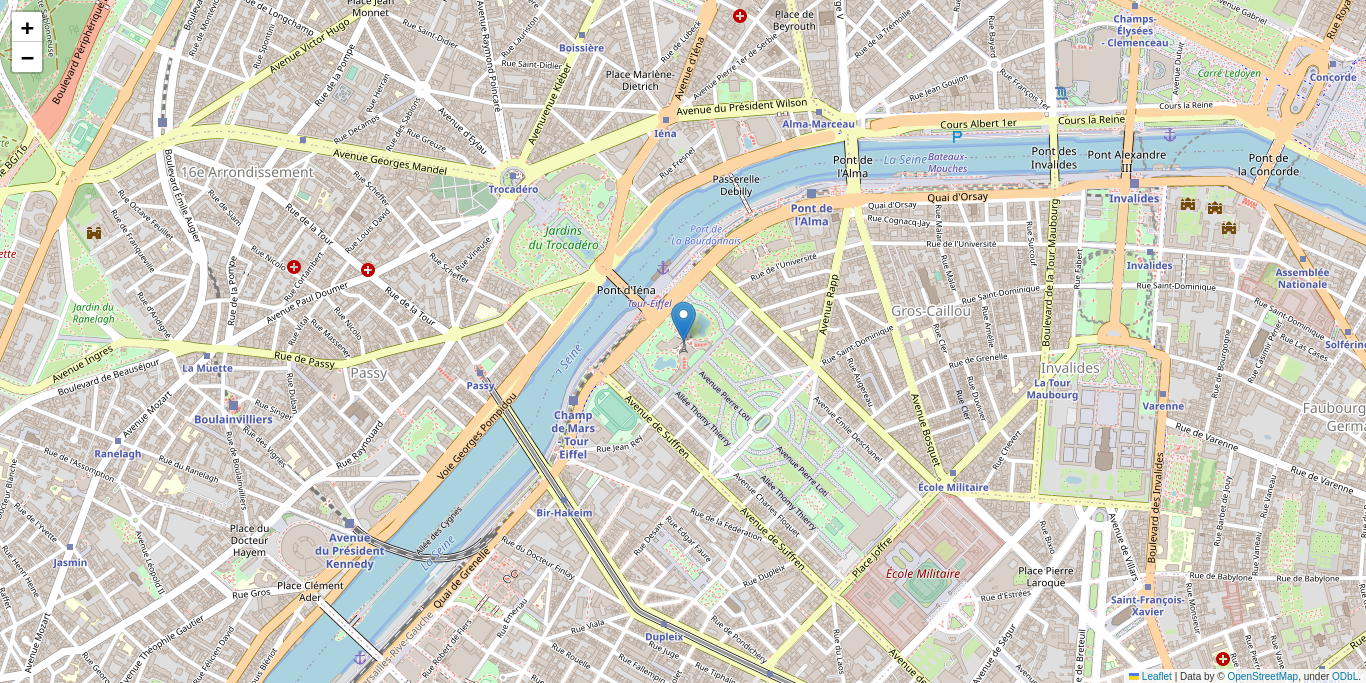
#> input picture map.png, 1366 x 683 px
$ python road_detection.py
#> lines starting #> are read from the running program, lines starting #| are printed output that depends on the picture; after the words box and inside, x2 and y2 are one past the last pixel; in counts of white or black regions, pixels touching at a corner belong together
import cv2
import numpy as np

# Load the image and convert it to grayscale
img = cv2.imread('map.png')
#> img is the input picture: shape (683, 1366, 3); mean B, G, R 198.3, 209.8, 211.8

# Convert to HSV color space
hsv = cv2.cvtColor(img, cv2.COLOR_BGR2HSV)
#> hsv: shape (683, 1366, 3); mean H, S, V 30.1, 29.2, 218.9

# Define color ranges for the road markings
orange_lower = np.array([10, 100, 100])
orange_upper = np.array([25, 255, 255])
yellow_lower = np.array([20, 100, 100])
yellow_upper = np.array([35, 255, 255])
white_lower = np.array([0, 0, 200])
white_upper = np.array([255, 30, 255])

# Create masks based on color thresholding
orange_mask = cv2.inRange(hsv, orange_lower, orange_upper)
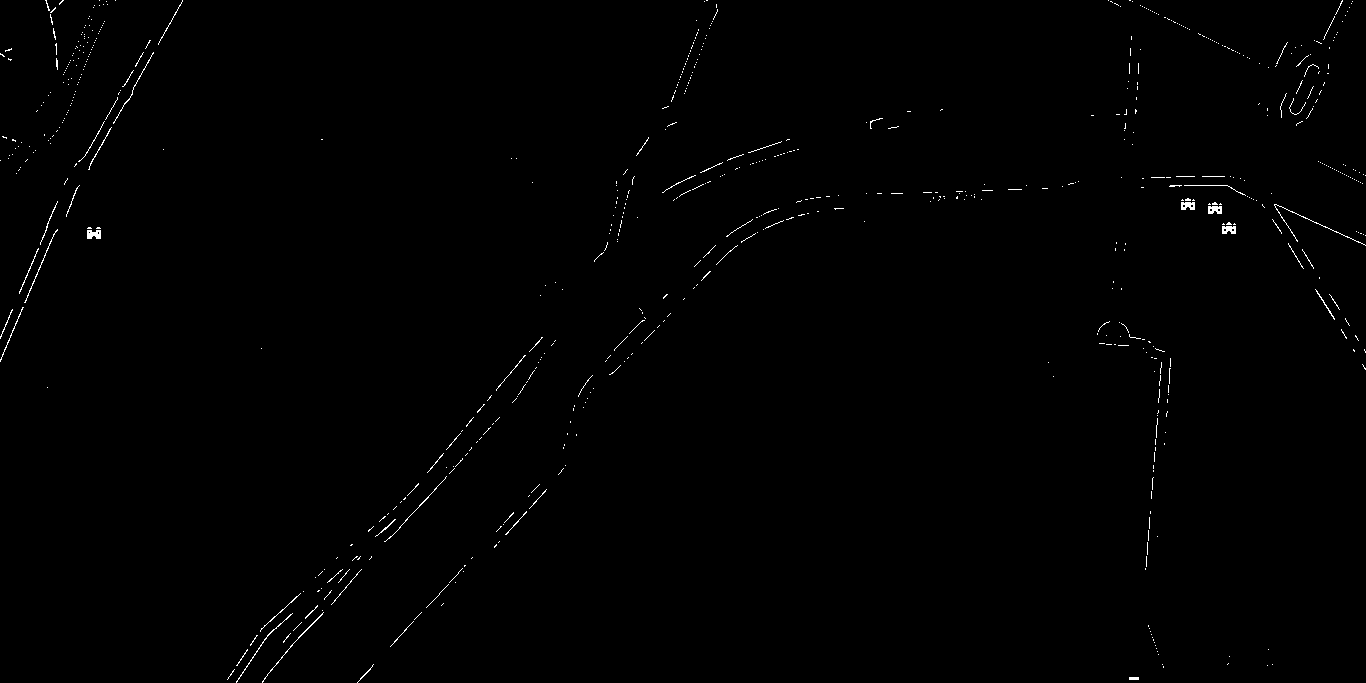
#> orange_mask: shape (683, 1366); 0.51% white in thin lines or dots
yellow_mask = cv2.inRange(hsv, yellow_lower, yellow_upper)
#> yellow_mask: shape (683, 1366); 0.66% white in thin lines or dots
white_mask = cv2.inRange(hsv, white_lower, white_upper)
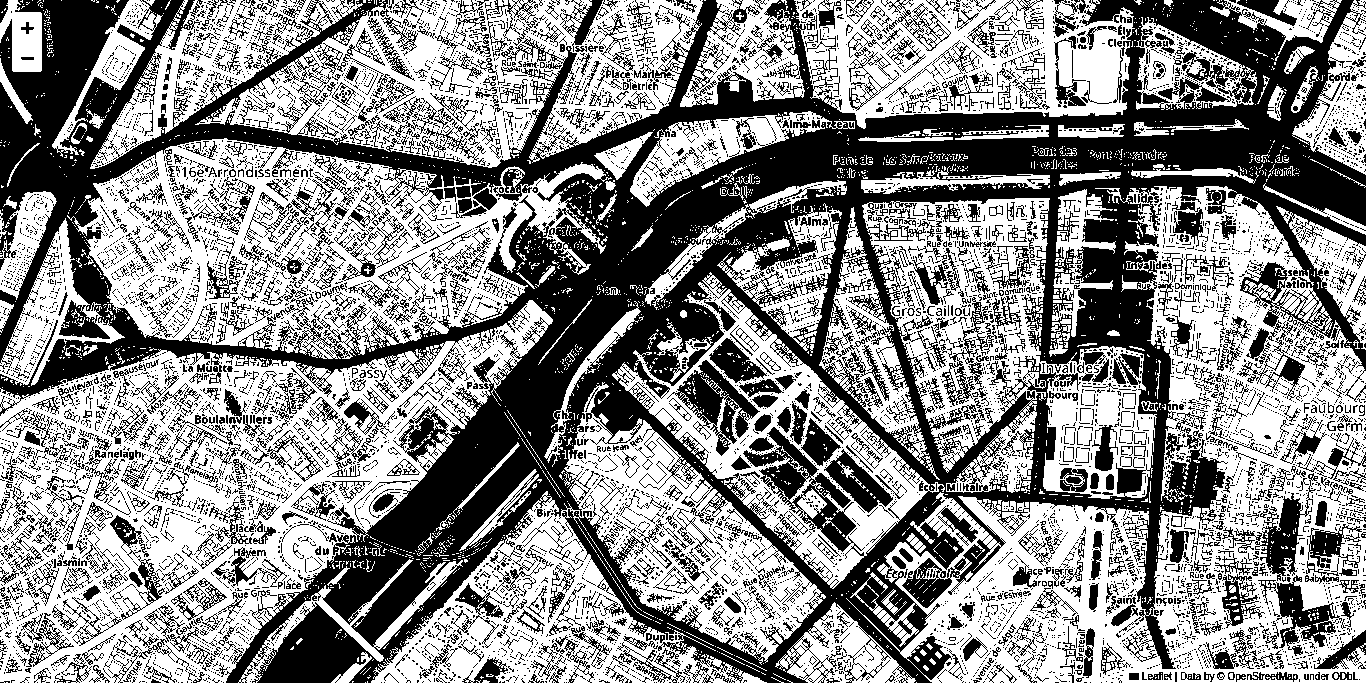
#> white_mask: shape (683, 1366); 55.4% white; 9174 black regions (8016 under 20 px), largest, box (x1, y1, x2, y2) and area: (0, 0, 1366, 683) 274232, (667, 360, 760, 456) 3005, (1222, 473, 1318, 581) 2325

# Combine the masks
mask = cv2.bitwise_or(orange_mask, yellow_mask)
#> mask: shape (683, 1366); 0.97% white in thin lines or dots
mask = cv2.bitwise_or(mask, white_mask)
#> mask: shape (683, 1366); 56.4% white; 9319 black regions (8149 under 20 px), largest, box (x1, y1, x2, y2) and area: (0, 0, 1366, 683) 264460, (667, 360, 760, 456) 3005, (1222, 473, 1318, 581) 2325

# Apply morphological operations to remove noise and fill gaps
kernel = cv2.getStructuringElement(cv2.MORPH_ELLIPSE, (5,5))
mask = cv2.morphologyEx(mask, cv2.MORPH_OPEN, kernel)
#> mask: shape (683, 1366); 29% white; 1375 white regions (271 under 20 px), largest, box (x1, y1, x2, y2) and area: (901, 497, 1175, 683) 12545, (0, 474, 242, 683) 11120, (855, 0, 1127, 129) 9079
mask = cv2.morphologyEx(mask, cv2.MORPH_CLOSE, kernel)
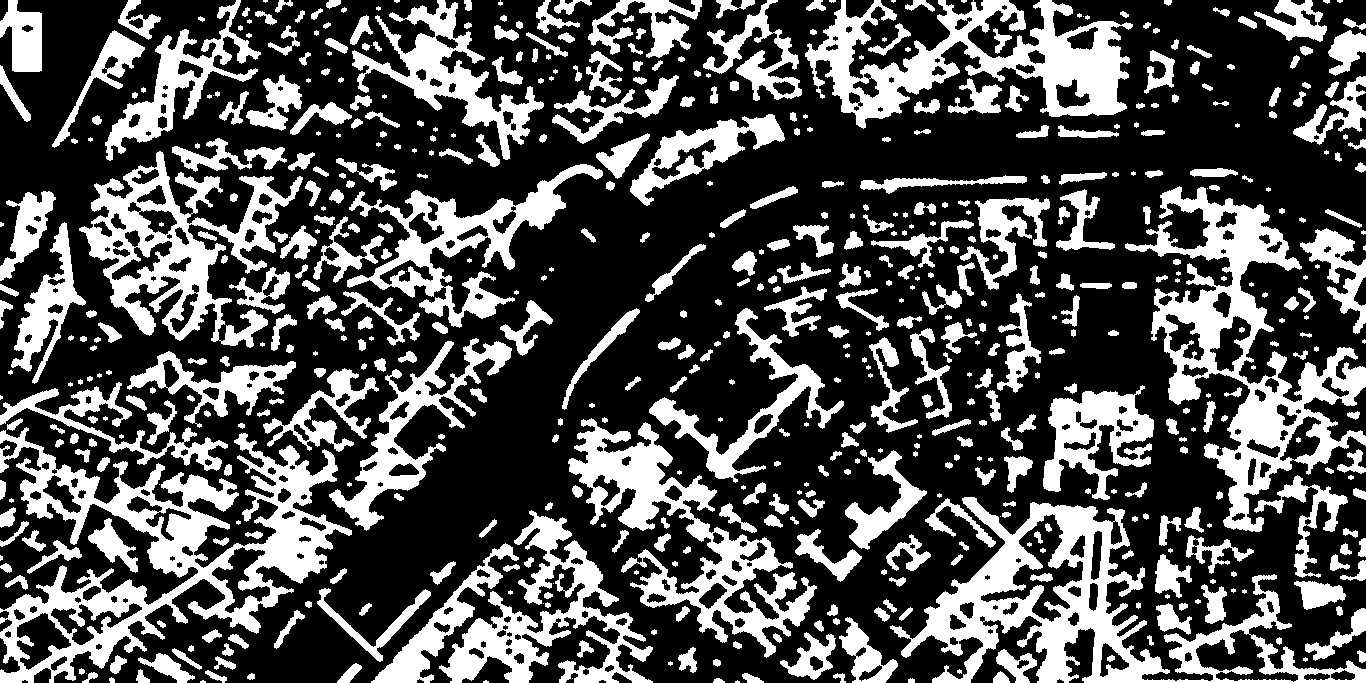
#> mask: shape (683, 1366); 32.2% white; 609 white regions (120 under 20 px), largest, box (x1, y1, x2, y2) and area: (0, 427, 352, 683) 27239, (890, 497, 1366, 683) 23324, (1125, 186, 1366, 532) 22035

# Get only the road pixels from the original image
result = cv2.bitwise_and(img, img, mask=mask)
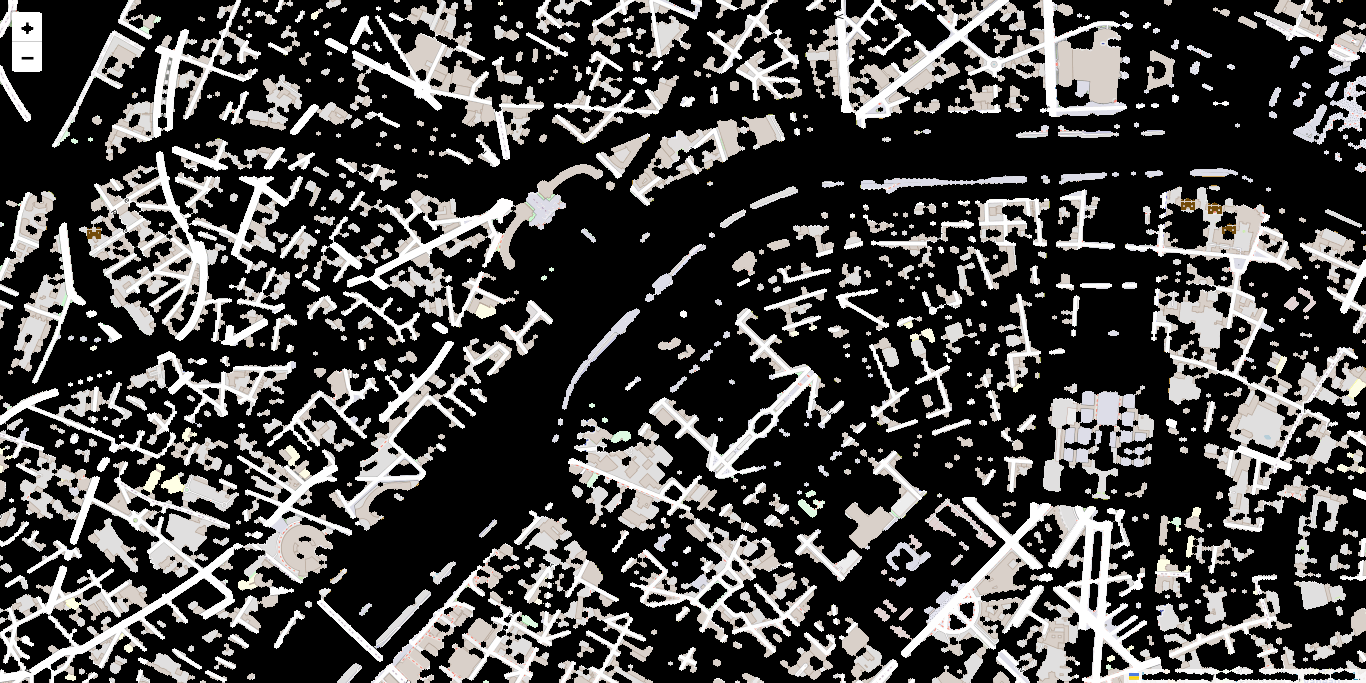
#> result: shape (683, 1366, 3); mean B, G, R 71.2, 72, 73.2

# Display the result
cv2.imshow('Result', result)
cv2.waitKey(0)
cv2.destroyAllWindows()
